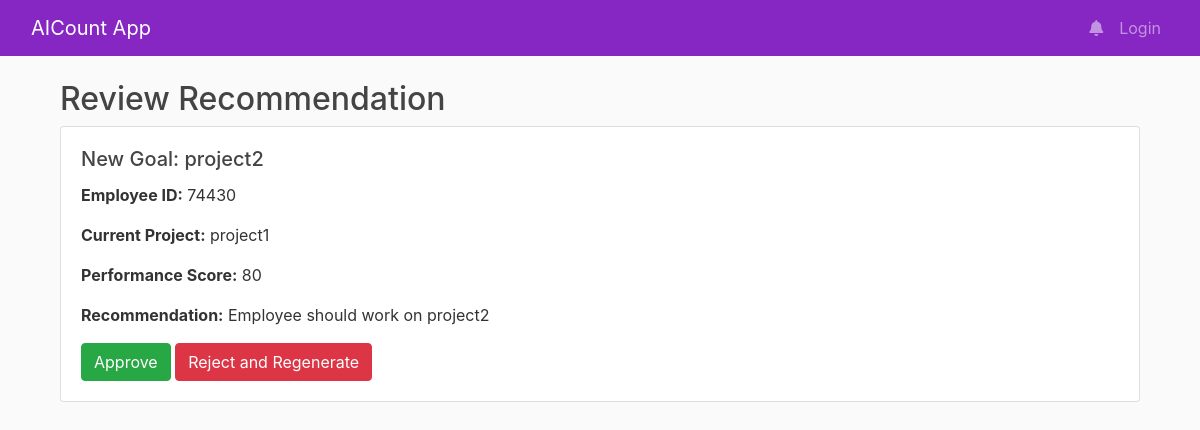
The app's page /view_recommendation/1 with its own data.
### tables this page shows
CREATE TABLE recommendations (
        id INTEGER PRIMARY KEY,
        employee_id INTEGER,
        current_project TEXT,
        current_performance_score INTEGER,
        new_goal TEXT,
        recommendation VARCHAR(255),
        timestamp TIMESTAMP,
        status TEXT
    );

### flaskblog/routes.py (the view, shortened to what this page needs)
@app.route('/view_recommendation/<int:recommendation_id>', methods=['GET', 'POST'])
def view_recommendation(recommendation_id):
    conn = get_db_connection()
    cursor = conn.cursor()
    cursor.execute("SELECT * FROM recommendations WHERE id = ?", (recommendation_id,))
    recommendation = cursor.fetchone()
    conn.close()
    return render_template('view_recommendation.html', recommendation=recommendation)

### flaskblog/routes.py (called while the page is built)
def get_db_connection():
    conn = sqlite3.connect(r'C:\Users\hussin.TRN\Desktop\ai_for_infosys_hr\AIthics\flaskblog.db')
    conn.row_factory = sqlite3.Row  # Access rows as dictionaries
    return conn

@app.teardown_appcontext
def close_connection(exception=None):
    conn = getattr(g, '_database', None)
    if conn is not None:
        conn.close()

### flaskblog/templates/view_recommendation.html (shortened to what this page needs)
{% extends "layout.html" %}
{% block content %}
<div class="container mt-4">
    <h2>Review Recommendation</h2>
    <div class="card">
        <div class="card-body">
            <h5 class="card-title">New Goal: {{ recommendation.new_goal }}</h5>
            <p class="card-text"><strong>Employee ID:</strong> {{ recommendation.employee_id }}</p>
            <p class="card-text"><strong>Current Project:</strong> {{ recommendation.current_project }}</p>
            <p class="card-text"><strong>Performance Score:</strong> {{ recommendation.current_performance_score }}</p>
            <p class="card-text"><strong>Recommendation:</strong> {{ recommendation.recommendation }}</p>
            <form action="{{ url_for('view_recommendation', recommendation_id=recommendation.id) }}" method="post">
                <button type="submit" name="action" value="approve" class="btn btn-success">Approve</button>
                <button type="submit" name="action" value="reject" class="btn btn-danger">Reject and Regenerate</button>
            </form>
        </div>
    </div>
</div>
{% endblock content %}

### flaskblog/static/main.css (style rules this page uses)
body { background: #fafafa; color: #333333; margin-top: 5rem; }
h1, h2, h3, h4, h5, h6 { color: #444444; }

### records on screen
recommendations: new_goal "project2", employee_id "74430", current_project "project1", current_performance_score "80", recommendation "Employee should work on project2"
